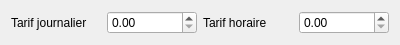
<?xml version="1.0" encoding="UTF-8"?>
<ui version="4.0">
 <class>RateWidget</class>
 <widget class="QWidget" name="RateWidget">
  <property name="geometry">
   <rect>
    <x>0</x>
    <y>0</y>
    <width>400</width>
    <height>42</height>
   </rect>
  </property>
  <property name="windowTitle">
   <string>Form</string>
  </property>
  <layout class="QGridLayout" name="gridLayout">
   <item row="0" column="2">
    <widget class="QLabel" name="label_2">
     <property name="text">
      <string>Tarif horaire</string>
     </property>
    </widget>
   </item>
   <item row="0" column="1">
    <widget class="QDoubleSpinBox" name="sbDaylyRate">
     <property name="toolTip">
      <string>Tarif en euros (€)</string>
     </property>
    </widget>
   </item>
   <item row="0" column="0">
    <widget class="QLabel" name="label">
     <property name="text">
      <string>Tarif journalier</string>
     </property>
    </widget>
   </item>
   <item row="0" column="3">
    <widget class="QDoubleSpinBox" name="sbHourlyRate">
     <property name="toolTip">
      <string>Tarif en euros (€)</string>
     </property>
    </widget>
   </item>
  </layout>
 </widget>
 <resources/>
 <connections/>
</ui>
